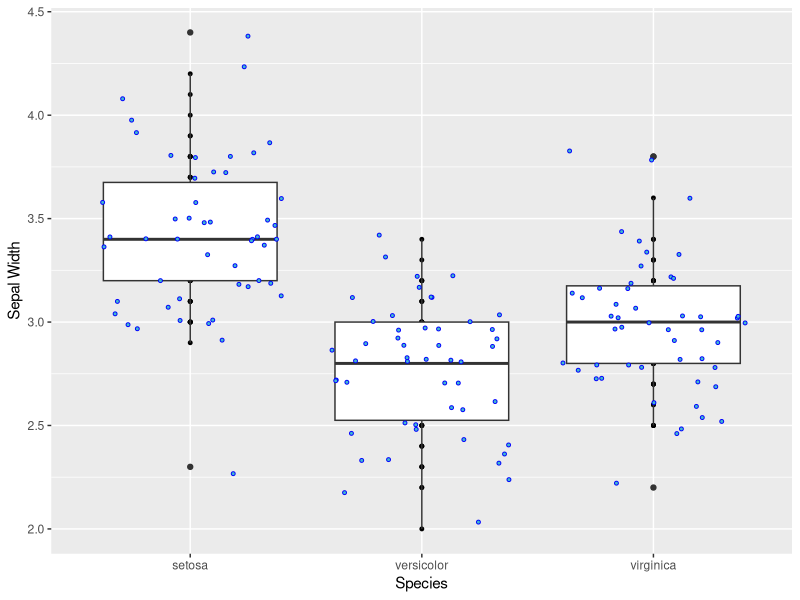
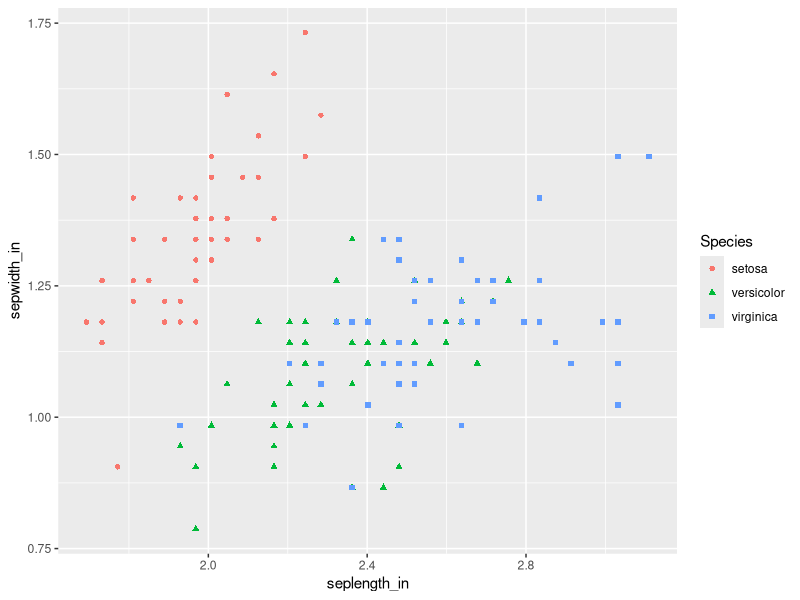
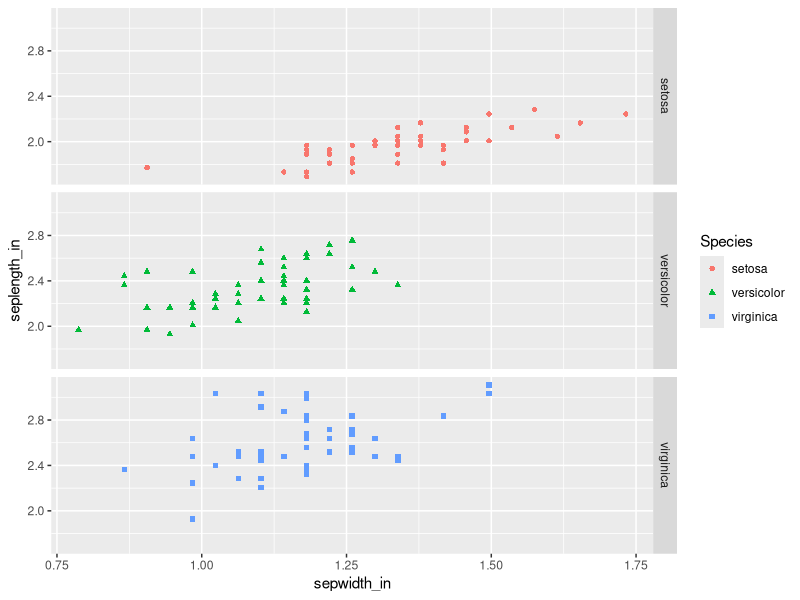
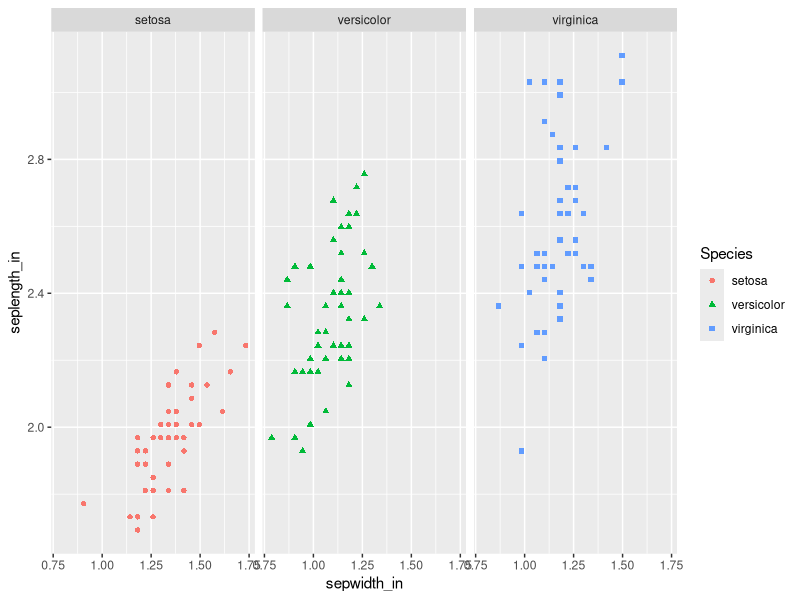

Write the R code that produced these figures, in order. (Note: this script raises an error after producing the figures.)
## ---- chunk 1
knitr::opts_chunk$set(error = TRUE)
## ---- chunk 2
# load your packages here:
library(tidyverse)
library(psych)
## ---- chunk 3
ex1 <- mtcars %>% 
  rownames_to_column("Model") %>% 
  as_tibble() %>% 
  select(Model, cyl, mpg, hp) %>% 
  filter(cyl == 6)

ex1 <- mtcars %>% 
  as_tibble(rownames = "Model") %>% 
  select(Model, cyl, mpg, hp) %>% 
  filter(cyl == 6) %>% 
  print()
  
ex1
## ---- chunk 4
knitr::kable(head(ex1))
## ---- chunk 5
ex2 <- iris %>% 
  rename(sepal_length = Sepal.Length, 
         sepal_width = Sepal.Width, 
         petal_length = Petal.Length, 
         petal_width = Petal.Width, 
         species = Species) %>% 
  select(species, everything())

ex2
## ---- chunk 6
ex2 %>% 
  ggplot(aes(species, sepal_width)) +
  geom_point(size = 1) +
  geom_boxplot() +
  geom_jitter(shape = 21, size = 1, color = "blue", fill = "#40b8d0") +
  xlab("Species") + ylab("Sepal Width")
## ---- chunk 7
ex3 <- iris %>% 
  mutate(seplength_in = Sepal.Length / 2.54, 
         sepwidth_in = Sepal.Width / 2.54,
         petlength_in = Petal.Length / 2.54,
         petwidth_in = Petal.Width / 2.54) %>% 
  select(Species, seplength_in, sepwidth_in, petlength_in, petwidth_in) %>% 
  print()

ex3
## ---- chunk 8
ex3 %>% 
  ggplot(aes(seplength_in, sepwidth_in)) +
  geom_point(aes(color = Species, shape = Species))
## ---- chunk 9
ex3 %>% 
  ggplot(aes(sepwidth_in, seplength_in)) +
  geom_point(aes(color = Species, shape = Species)) +
  facet_grid(rows = vars(Species))

# alternative method
ex3 %>% 
  ggplot(aes(sepwidth_in, seplength_in)) +
  geom_point(aes(color = Species, shape = Species)) +
  facet_grid(rows = ~Species)
## ---- chunk 10
gapminder %>% 
  group_by(continent, year) %>% 
  summarize(min_life = min(lifeExp))

gapminder %>% 
  group_by(continent, year) %>% 
  summarize(min_life = min(lifeExp)) %>% 
  select(continent, country, year, min_life) %>% 
  arrange(min_life)

## ---- chunk 11
psych::bfi %>%
  as_tibble(rownames = "ID") %>% 
  select(ID, A1:A5) %>% 
  rowwise() %>% 
  mutate(A_mean = mean(c(A1, A2, A3, A4, A5), na.rm = TRUE)) %>% 
  ungroup()
## ---- chunk 12
psych::bfi %>%
  as_tibble() %>% 
  select(C1:C5) %>% 
  rowwise() %>% 
  mutate(C_mean = mean(c(C1, C2, C3, C4, C5), na.rm = TRUE),
         C_sd = sd(c(C1, C2, C3, C4, C5), na.rm = TRUE),
         C_min = min(c(C1, C2, C3, C4, C5), na.rm = TRUE)) %>% 
  ungroup()
## ---- chunk 13
bfi %>% 
  select(A1:A5, C1:C5, E1:E5, N1:N5, O1:O5) %>% 
  cor(use = "complete.obs") %>% 
  corrplot()
## ---- chunk 14
bfi %>% 
  as_tibble() %>% 
  select(A1:A5) %>% 
  mutate(A_min = pmin(A1, A2, A3, A4, A5))
## ---- chunk 15
psych::bfi %>% 
  as_tibble() %>% 
  select(A1:A5) %>% 
  mutate(A_mn = rowMeans(select(., A1:A5)),
         A_mn2 = rowMeans(select(., starts_with("A", ignore.case = FALSE))))
## ---- chunk 16
educ <-
  psych::bfi %>% 
  mutate(education = factor(education)) %>% 
  rowwise() %>% 
  mutate(A_mean = mean(c(A1, A2, A3, A4, A5), na.rm = TRUE),
        C_mean = mean(c(C1, C2, C3, C4, C5), na.rm = TRUE),
        N_mean = round(mean(c(N1, N2, N3, N4, N5), na.rm = TRUE), 2),
        O_mean = mean(c(O1, O2, O3, O4, O5), na.rm = TRUE),
        E_mean = mean(c(E1, E2, E3, E4, E5), na.rm = TRUE)) %>% 
  select(education, A_mean, C_mean, E_mean, N_mean, O_mean, everything()) %>% 
  print()
## ---- chunk 17
educ %>% 
  group_by(education) %>% 
  summarise(A_mean = mean(c(A1, A2, A3, A4, A5), na.rm = TRUE),
        C_mean = mean(c(C1, C2, C3, C4, C5), na.rm = TRUE),
        N_mean = round(mean(c(N1, N2, N3, N4, N5), na.rm = TRUE), 2),
        O_mean = mean(c(O1, O2, O3, O4, O5), na.rm = TRUE),
        E_mean = mean(c(E1, E2, E3, E4, E5), na.rm = TRUE),
        A_sd = sd(c(A1, A2, A3, A4, A5), na.rm = TRUE),
        C_sd = sd(c(C1, C2, C3, C4, C5), na.rm = TRUE),
        N_sd = round(sd(c(N1, N2, N3, N4, N5), na.rm = TRUE), 2),
        O_sd = sd(c(O1, O2, O3, O4, O5), na.rm = TRUE),
        E_sd = sd(c(E1, E2, E3, E4, E5), na.rm = TRUE),
        A_min = min(c(A1, A2, A3, A4, A5), na.rm = TRUE),
        C_min = min(c(C1, C2, C3, C4, C5), na.rm = TRUE),
        N_min = round(min(c(N1, N2, N3, N4, N5), na.rm = TRUE), 2),
        O_min = min(c(O1, O2, O3, O4, O5), na.rm = TRUE),
        E_min = min(c(E1, E2, E3, E4, E5), na.rm = TRUE),
        A_max = max(c(A1, A2, A3, A4, A5), na.rm = TRUE),
        C_max = max(c(C1, C2, C3, C4, C5), na.rm = TRUE),
        N_max = round(max(c(N1, N2, N3, N4, N5), na.rm = TRUE), 2),
        O_max = max(c(O1, O2, O3, O4, O5), na.rm = TRUE),
        E_max = max(c(E1, E2, E3, E4, E5), na.rm = TRUE),
            n = length(education)) %>% 
  print()

## ---- chunk 18

## ---- chunk 19
